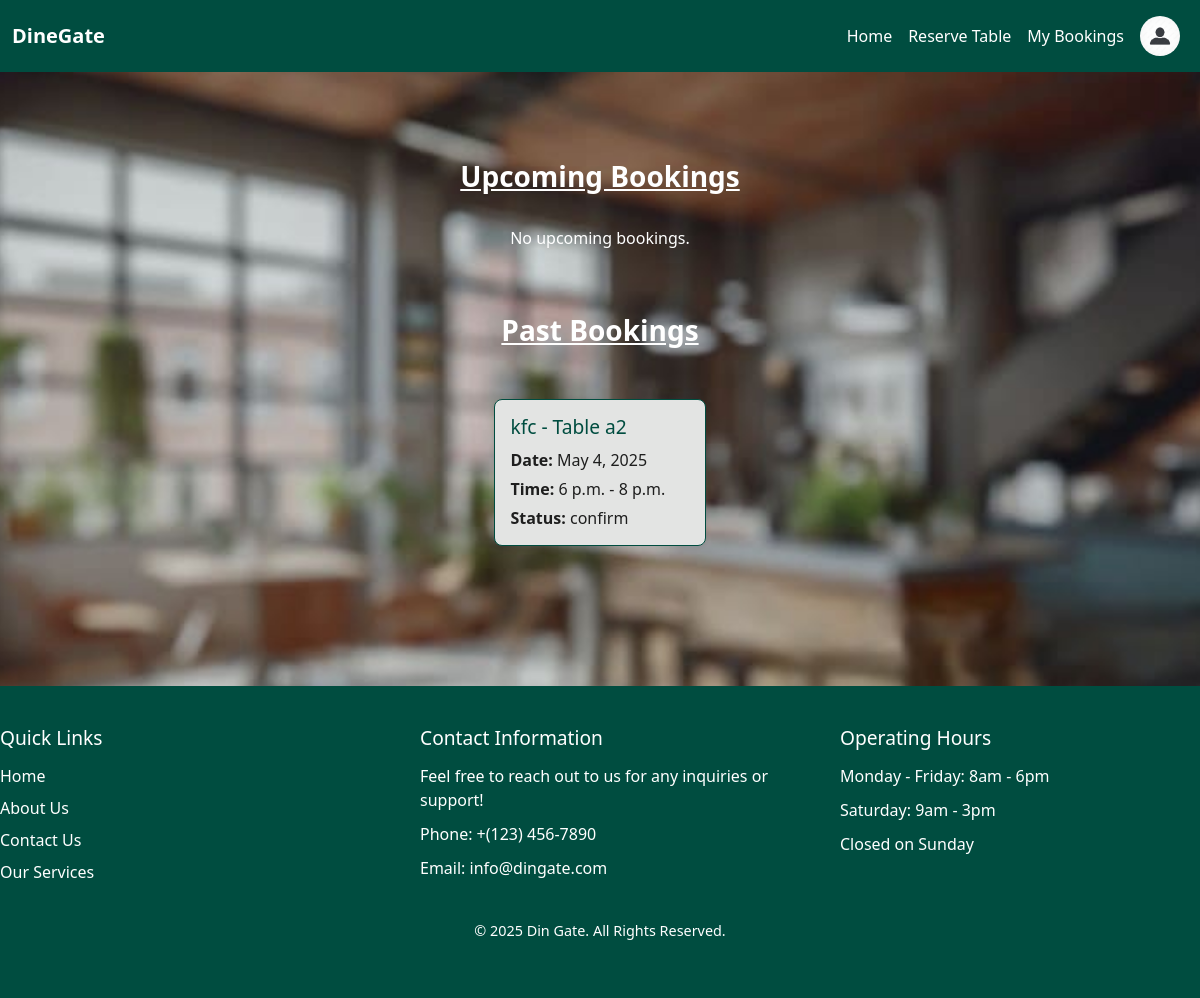
The page /Book_history/ (signed in) on the database its author committed.
### reservation/models.py (models this page shows, shortened)
class TableReservation(models.Model):
    user=models.ForeignKey(CustomerUser,on_delete=models.CASCADE)
    restaurant=models.ForeignKey(Restaurant ,on_delete=models.CASCADE)
    table=models.ForeignKey(Table_list ,on_delete=models.CASCADE)
    reserve_date=models.DateField()
    start_time=models.TimeField()
    end_time=models.TimeField()
    status_choice=(
        ('confirm','confirm'),
        ('cancel','cancel'),
    )
    status=models.CharField(max_length=100,choices=status_choice)
    class Meta:
        unique_together = ('user', 'table', 'reserve_date', 'start_time', 'end_time')

class Table_list(models.Model):
    restaurant=models.ForeignKey(Restaurant ,on_delete=models.CASCADE)
    table_no=models.CharField(max_length=100,blank=True,null=True)
    date=models.DateField(blank=True,null=True)
    start_time=models.TimeField(blank=True,null=True)
    end_time=models.TimeField(blank=True,null=True)
    no_of_people=models.IntegerField(blank=True,null=True)
    is_available = models.BooleanField(default=True)
    class Meta:
        unique_together = ('restaurant', 'table_no', 'date', 'start_time', 'end_time','no_of_people')

### restaurant/models.py (models this page shows, shortened)
class Restaurant(models.Model):
    restaurant_name=models.CharField(max_length=200)
    s_time=models.TimeField(blank=True,null=True)
    e_time=models.TimeField(blank=True,null=True)
    min_price=models.IntegerField(blank=True,null=True)
    max_price=models.IntegerField(blank=True,null=True)
    city=models.CharField(max_length=100)
    area=models.CharField(max_length=100)
    location=models.CharField(max_length=200)
    email=models.EmailField(max_length=100,blank=True,null=True)
    contact_no=models.IntegerField(blank=True,null=True)
    business_reg_id=models.IntegerField()
    password = models.CharField(max_length=128,blank=True,null=True)
    logo=models.ImageField(blank=True,null=True)
    role = models.CharField(max_length=20, default='restaurant')
    slug = models.SlugField(unique=True, blank=True,null=True)

### reservation/views.py (the view)
# urls.py: path('Book_history/',rv_views.Book_history,name='Book_history'),
def Book_history(request):
    customer_id = request.session.get('user_id')
    if not customer_id:
        return redirect('login')
    try:
        customer = CustomerUser.objects.get(id=customer_id)
    except CustomerUser.DoesNotExist:
        return redirect('login')
    now = timezone.now()
    today = now.date()
    current_time = now.time()
    bookings = TableReservation.objects.filter(user=customer).order_by('-reserve_date')
    upcoming = []
    past = []
    for b in bookings:
        if b.reserve_date > today or (b.reserve_date == today and b.start_time >= current_time):
            upcoming.append(b)
        else:
            past.append(b)
    return render(request,'reservation/Book_history.html' ,{'upcoming': upcoming,'past': past})

### account/context_processors.py (called while the page is built)
def user_role(request):
    user = None
    role = None
    if request.session.get('user_id'):
        try:
            user = CustomerUser.objects.get(id=request.session['user_id'])
            role = 'customer'
        except CustomerUser.DoesNotExist:
            pass
    elif request.session.get('restaurant_id'):
        try:
            user = Restaurant.objects.get(id=request.session['restaurant_id'])
            role = 'restaurant'
        except Restaurant.DoesNotExist:
            pass
    return {
        'logged_user': user,
        'logged_role': role,
    }

### template/reservation/Book_history.html
{% extends 'base.html' %}
{% block content %}
<div class="container mt-5" style="width: 90%; margin: 0 auto;">
  <h3 class="text-center" style="color: #ffffff"><b><u>Upcoming Bookings</b></u></h3>
<br>
  {% if upcoming %}
    <div class="menu-wrapper">
      {% for booking in upcoming %}
        <div class="menu-item" style="background-color: #e3e4e3;width:20%">
          <h5 class="card-title">{{ booking.restaurant.restaurant_name }} - Table {{ booking.table.table_no }}</h5>
          <p class="card-text"><strong>Date:</strong> {{ booking.reserve_date }}</p>
          <p class="card-text"><strong>Time:</strong> {{ booking.start_time }} - {{ booking.end_time }}</p>
          <p class="card-text"><strong>status:</strong> {{ booking.status }}</p>
          <form method="post" action="{% url 'cancel_book' booking.id %}">
            {% csrf_token %}
            <button class="btn btn-danger"><a href="{% url 'cancel_book' booking.id %}" class="card-link"> Cancel</a></button>
          </form>
        </div>
      {% endfor %}
    </div>
  {% else %}
    <p class="text-center" style="color: #ffffff">No upcoming bookings.</p>
  {% endif %}
<br><br>
  <h3 class="text-center" style="color: #ffffff"><b><u>Past Bookings</b></u></h3>
<br>
  {% if past %}
    <div class="menu-wrapper">
      {% for booking in past %}
        <div class="menu-item" style="background-color: #e3e4e3;width:20%">
          <h5 class="card-title">{{ booking.restaurant.restaurant_name }} - Table {{ booking.table.table_no }}</h5>
          <p class="card-text"><strong>Date:</strong> {{ booking.reserve_date }}</p>
          <p class="card-text"><strong>Time:</strong> {{ booking.start_time }} - {{ booking.end_time }}</p>
          <p class="card-text"><strong>Status:</strong> {{ booking.status }}</p>
        </div>
      {% endfor %}
    </div>
  {% else %}
    <p class="text-center" style="color: #004D40"><strong>No past bookings</strong></p>
  {% endif %}
</div>
{% endblock %}

### static/css/style.css (style rules this page uses)
body { background-color: #f5f7f2; background-image: url('../images/back.jpg'); background-size: cover; background-position: center; background-repeat: no-repeat; background-attachment: fixed; font-family: 'Segoe UI', Tahoma, Geneva, Verdana, sans-serif; color: #1e1e1e; margin: 0; padding: 0; }
body { font-family: Arial, sans-serif; background-color: #f4f7f6; color: #333; }
.container { max-width: 1200px; margin: 0 auto; padding: 40px; }
.mt-5 { margin-top: 50px; }
h1, h2, h3, h4, h5, h6, p, span, li, a { color: #1e1e1e; }
.container.mt-5 { color: #1e1e1e; }
.menu-wrapper { display: flex; flex-wrap: wrap; justify-content: center; gap: 40px; margin-top: 20px; }
.menu-item { background-color: #ffffff; color: #004D40; border: 1px solid #004D40; padding: 15px; border-radius: 8px; width: 220px; box-shadow: 0 2px 4px rgba(0, 0, 0, 0.05); transition: background-color 0.3s ease, transform 0.3s ease; }
.menu-item h5 { font-size: 1.2rem; margin-bottom: 10px; }
.menu-item p { font-size: 1rem; margin-bottom: 5px; }
html, body { height: 100%; margin: 0; }

### rows shown on the page
TableReservation: restaurant.restaurant_name "kfc", table.table_no "a2", reserve_date "May 4, 2025", start_time "6 p.m.", end_time "8 p.m.", status "confirm"
